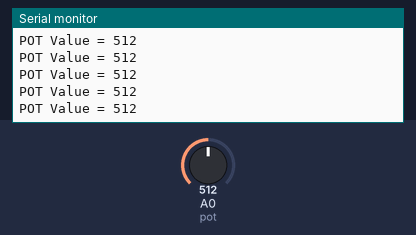
A sketch run on a simulated Arduino Uno, built with avr-gcc and run on an emulated ATmega328P. Shown: the last lines printed to the serial monitor. The test bench sets the inputs (shaded band); at power-on: A0 (pot) = 512.

Above: at 1.2 s.
1.3 s: A0 (pot) set to 981
At 2.0 s:
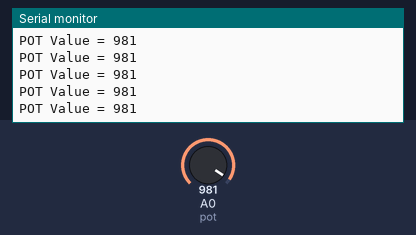
4.3 s: A0 (pot) set to 1007
At 5.3 s:
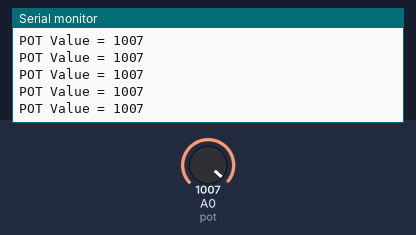
Timing chart, 0 to 7.3 s (numbered marks = the images above; inputs shaded):
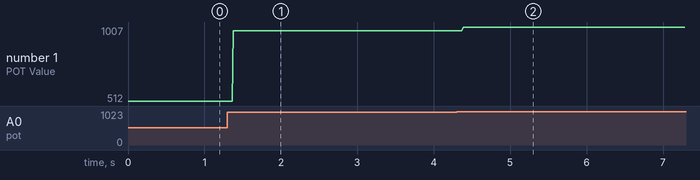

The sketch:

Task6_Potential-Meter.ino
```cpp
#define pot A0

void setup() {
  Serial.begin(9600); // baud rate
  pinMode(pot, INPUT);

}

void loop() {
 int x = analogRead(pot);
 Serial.print("POT Value = ");
 Serial.println(x);

}
```

Measured:
- after the input at 1.3 s, the serial monitor: prints a new line after 0.08 s (image 1)
- after the input at 4.3 s, the serial monitor: prints a new line after 0.09 s (image 2)
- plotted number 1: 512 → 981 after the input at 1.3 s, 981 → 1007 after the input at 4.3 s
